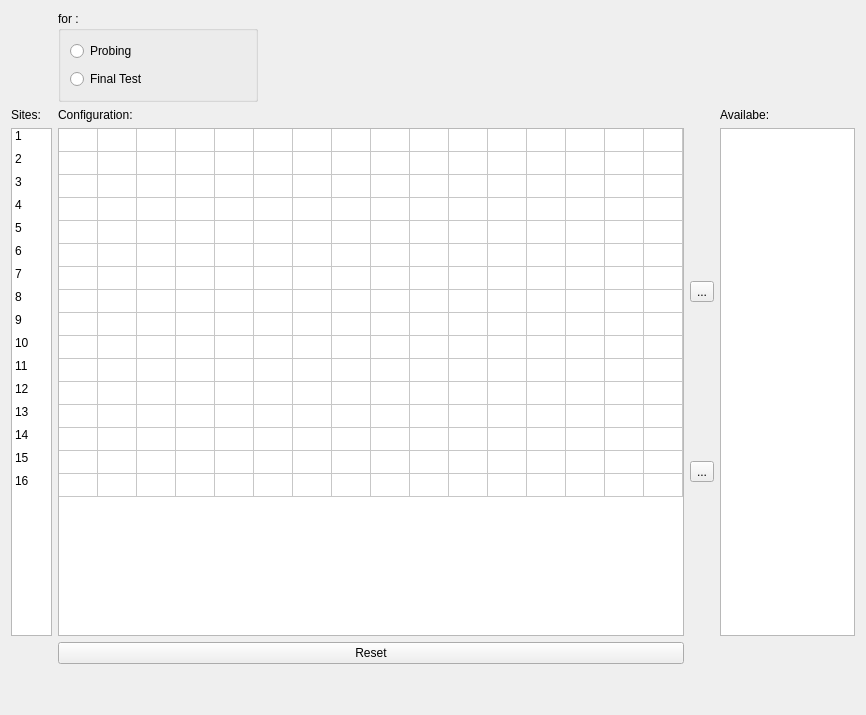
       <widget class="QWidget" name="parallelismTab">
        <attribute name="title">
         <string>Parallelism</string>
        </attribute>
        <layout class="QGridLayout" name="gridLayout_5">
         <item row="5" column="1">
          <widget class="QPushButton" name="reset_button">
           <property name="sizePolicy">
            <sizepolicy hsizetype="Fixed" vsizetype="Fixed">
             <horstretch>0</horstretch>
             <verstretch>0</verstretch>
            </sizepolicy>
           </property>
           <property name="minimumSize">
            <size>
             <width>281</width>
             <height>22</height>
            </size>
           </property>
           <property name="maximumSize">
            <size>
             <width>631</width>
             <height>22</height>
            </size>
           </property>
           <property name="text">
            <string>Reset</string>
           </property>
           <property name="iconSize">
            <size>
             <width>16</width>
             <height>16</height>
            </size>
           </property>
          </widget>
         </item>
         <item row="2" column="3">
          <widget class="QListWidget" name="finaltestAvailableConfigurations">
           <property name="sizePolicy">
            <sizepolicy hsizetype="Fixed" vsizetype="Fixed">
             <horstretch>0</horstretch>
             <verstretch>0</verstretch>
            </sizepolicy>
           </property>
           <property name="minimumSize">
            <size>
             <width>97</width>
             <height>508</height>
            </size>
           </property>
           <property name="maximumSize">
            <size>
             <width>135</width>
             <height>528</height>
            </size>
           </property>
          </widget>
         </item>
         <item row="1" column="0">
          <widget class="QLabel" name="label_2">
           <property name="text">
            <string>Sites:</string>
           </property>
          </widget>
         </item>
         <item row="1" column="3">
          <widget class="QLabel" name="label_3">
           <property name="text">
            <string>Availabe:</string>
           </property>
          </widget>
         </item>
         <item row="2" column="0">
          <widget class="QListWidget" name="finaltestSites">
           <property name="sizePolicy">
            <sizepolicy hsizetype="Fixed" vsizetype="Fixed">
             <horstretch>0</horstretch>
             <verstretch>0</verstretch>
            </sizepolicy>
           </property>
           <property name="minimumSize">
            <size>
             <width>41</width>
             <height>508</height>
            </size>
           </property>
           <property name="maximumSize">
            <size>
             <width>41</width>
             <height>525</height>
            </size>
           </property>
           <property name="midLineWidth">
            <number>0</number>
           </property>
           <property name="editTriggers">
            <set>QAbstractItemView::SelectedClicked</set>
           </property>
           <property name="showDropIndicator" stdset="0">
            <bool>false</bool>
           </property>
           <property name="textElideMode">
            <enum>Qt::ElideMiddle</enum>
           </property>
           <property name="resizeMode">
            <enum>QListView::Adjust</enum>
           </property>
           <property name="spacing">
            <number>4</number>
           </property>
           <property name="gridSize">
            <size>
             <width>0</width>
             <height>23</height>
            </size>
           </property>
           <property name="modelColumn">
            <number>0</number>
           </property>
           <property name="uniformItemSizes">
            <bool>false</bool>
           </property>
           <item>
            <property name="text">
             <string>1</string>
            </property>
           </item>
           <item>
            <property name="text">
             <string>2</string>
            </property>
           </item>
           <item>
            <property name="text">
             <string>3</string>
            </property>
           </item>
           <item>
            <property name="text">
             <string>4</string>
            </property>
           </item>
           <item>
            <property name="text">
             <string>5</string>
            </property>
           </item>
           <item>
            <property name="text">
             <string>6</string>
            </property>
           </item>
           <item>
            <property name="text">
             <string>7</string>
            </property>
           </item>
           <item>
            <property name="text">
             <string>8</string>
            </property>
           </item>
           <item>
            <property name="text">
             <string>9</string>
            </property>
           </item>
           <item>
            <property name="text">
             <string>10</string>
            </property>
           </item>
           <item>
            <property name="text">
             <string>11</string>
            </property>
           </item>
           <item>
            <property name="text">
             <string>12</string>
            </property>
           </item>
           <item>
            <property name="text">
             <string>13</string>
            </property>
           </item>
           <item>
            <property name="text">
             <string>14</string>
            </property>
           </item>
           <item>
            <property name="text">
             <string>15</string>
            </property>
           </item>
           <item>
            <property name="text">
             <string>16</string>
            </property>
           </item>
          </widget>
         </item>
         <item row="1" column="1">
          <widget class="QLabel" name="label">
           <property name="text">
            <string>Configuration:</string>
           </property>
          </widget>
         </item>
         <item row="2" column="2">
          <layout class="QVBoxLayout" name="verticalLayout_9">
           <property name="sizeConstraint">
            <enum>QLayout::SetFixedSize</enum>
           </property>
           <item>
            <widget class="QToolButton" name="right_button">
             <property name="text">
              <string>...</string>
             </property>
            </widget>
           </item>
           <item>
            <widget class="QToolButton" name="left_button">
             <property name="text">
              <string>...</string>
             </property>
            </widget>
           </item>
          </layout>
         </item>
         <item row="0" column="1">
          <widget class="QGroupBox" name="type_box">
           <property name="minimumSize">
            <size>
             <width>0</width>
             <height>73</height>
            </size>
           </property>
           <property name="maximumSize">
            <size>
             <width>200</width>
             <height>154</height>
            </size>
           </property>
           <property name="title">
            <string>for :</string>
           </property>
           <property name="flat">
            <bool>false</bool>
           </property>
           <layout class="QGridLayout" name="gridLayout_4">
            <item row="0" column="0">
             <layout class="QVBoxLayout" name="verticalLayout_12">
              <item>
               <widget class="QRadioButton" name="probing_button">
                <property name="minimumSize">
                 <size>
                  <width>0</width>
                  <height>22</height>
                 </size>
                </property>
                <property name="maximumSize">
                 <size>
                  <width>16777215</width>
                  <height>22</height>
                 </size>
                </property>
                <property name="text">
                 <string>Probing</string>
                </property>
               </widget>
              </item>
              <item>
               <widget class="QRadioButton" name="final_test_button">
                <property name="minimumSize">
                 <size>
                  <width>0</width>
                  <height>22</height>
                 </size>
                </property>
                <property name="maximumSize">
                 <size>
                  <width>16777215</width>
                  <height>22</height>
                 </size>
                </property>
                <property name="text">
                 <string>Final Test</string>
                </property>
               </widget>
              </item>
             </layout>
            </item>
           </layout>
          </widget>
         </item>
         <item row="2" column="1">
          <widget class="QTableWidget" name="finaltestConfiguration">
           <property name="sizePolicy">
            <sizepolicy hsizetype="Fixed" vsizetype="Fixed">
             <horstretch>0</horstretch>
             <verstretch>0</verstretch>
            </sizepolicy>
           </property>
           <property name="minimumSize">
            <size>
             <width>626</width>
             <height>508</height>
            </size>
           </property>
           <property name="maximumSize">
            <size>
             <width>669</width>
             <height>532</height>
            </size>
           </property>
           <property name="verticalScrollBarPolicy">
            <enum>Qt::ScrollBarAlwaysOff</enum>
           </property>
           <property name="horizontalScrollBarPolicy">
            <enum>Qt::ScrollBarAlwaysOff</enum>
           </property>
           <property name="sizeAdjustPolicy">
            <enum>QAbstractScrollArea::AdjustToContents</enum>
           </property>
           <property name="editTriggers">
            <set>QAbstractItemView::SelectedClicked</set>
           </property>
           <property name="rowCount">
            <number>16</number>
           </property>
           <attribute name="horizontalHeaderVisible">
            <bool>false</bool>
           </attribute>
           <attribute name="horizontalHeaderCascadingSectionResizes">
            <bool>true</bool>
           </attribute>
           <attribute name="horizontalHeaderDefaultSectionSize">
            <number>39</number>
           </attribute>
           <attribute name="horizontalHeaderMinimumSectionSize">
            <number>39</number>
           </attribute>
           <attribute name="verticalHeaderVisible">
            <bool>false</bool>
           </attribute>
           <attribute name="verticalHeaderDefaultSectionSize">
            <number>23</number>
           </attribute>
           <attribute name="verticalHeaderMinimumSectionSize">
            <number>23</number>
           </attribute>
           <row>
            <property name="text">
             <string>1</string>
            </property>
           </row>
           <row>
            <property name="text">
             <string>2</string>
            </property>
           </row>
           <row>
            <property name="text">
             <string>3</string>
            </property>
           </row>
           <row>
            <property name="text">
             <string>4</string>
            </property>
           </row>
           <row>
            <property name="text">
             <string>5</string>
            </property>
           </row>
           <row>
            <property name="text">
             <string>6</string>
            </property>
           </row>
           <row>
            <property name="text">
             <string>7</string>
            </property>
           </row>
           <row>
            <property name="text">
             <string>8</string>
            </property>
           </row>
           <row>
            <property name="text">
             <string>9</string>
            </property>
           </row>
           <row>
            <property name="text">
             <string>10</string>
            </property>
           </row>
           <row>
            <property name="text">
             <string>11</string>
            </property>
           </row>
           <row>
            <property name="text">
             <string>12</string>
            </property>
           </row>
           <row>
            <property name="text">
             <string>13</string>
            </property>
           </row>
           <row>
            <property name="text">
             <string>14</string>
            </property>
           </row>
           <row>
            <property name="text">
             <string>15</string>
            </property>
           </row>
           <row>
            <property name="text">
             <string>16</string>
            </property>
           </row>
           <column>
            <property name="text">
             <string>1</string>
            </property>
           </column>
           <column>
            <property name="text">
             <string>2</string>
            </property>
           </column>
           <column>
            <property name="text">
             <string>3</string>
            </property>
           </column>
           <column>
            <property name="text">
             <string>4</string>
            </property>
           </column>
           <column>
            <property name="text">
             <string>5</string>
            </property>
           </column>
           <column>
            <property name="text">
             <string>6</string>
            </property>
           </column>
           <column>
            <property name="text">
             <string>7</string>
            </property>
           </column>
           <column>
            <property name="text">
             <string>8</string>
            </property>
           </column>
           <column>
            <property name="text">
             <string>9</string>
            </property>
           </column>
           <column>
            <property name="text">
             <string>10</string>
            </property>
           </column>
           <column>
            <property name="text">
             <string>11</string>
            </property>
           </column>
           <column>
            <property name="text">
             <string>12</string>
            </property>
           </column>
           <column>
            <property name="text">
             <string>13</string>
            </property>
           </column>
           <column>
            <property name="text">
             <string>14</string>
            </property>
           </column>
           <column>
            <property name="text">
             <string>15</string>
            </property>
           </column>
           <column>
            <property name="text">
             <string>16</string>
            </property>
           </column>
           <item row="0" column="0">
            <property name="text">
             <string/>
            </property>
           </item>
          </widget>
         </item>
         <item row="6" column="0" colspan="4">
          <spacer name="verticalSpacer">
           <property name="orientation">
            <enum>Qt::Vertical</enum>
           </property>
           <property name="sizeHint" stdset="0">
            <size>
             <width>20</width>
             <height>40</height>
            </size>
           </property>
          </spacer>
         </item>
        </layout>
       </widget>
